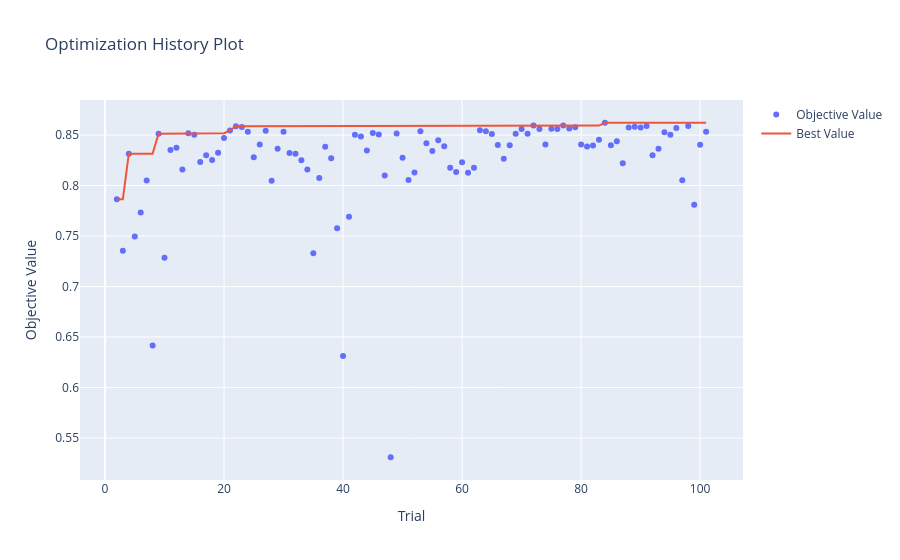

Notebook code for this chart:
### Markdown cell above
Gráfico com visualização do histórico de otimização do optuna para o modelo KNN.

### Code cell
import optuna.visualization as vis

vis.plot_optimization_history(objeto_de_estudo_knn)
